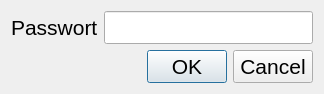
<?xml version="1.0" encoding="UTF-8"?>
<ui version="4.0">
 <class>PasswordInput</class>
 <widget class="QDialog" name="PasswordInput">
  <property name="geometry">
   <rect>
    <x>0</x>
    <y>0</y>
    <width>324</width>
    <height>87</height>
   </rect>
  </property>
  <property name="windowTitle">
   <string>Bitte Passwort eingeben...</string>
  </property>
  <layout class="QVBoxLayout" name="verticalLayout">
   <item>
    <layout class="QHBoxLayout" name="horizontalLayout">
     <item>
      <widget class="QLabel" name="label">
       <property name="font">
        <font>
         <pointsize>16</pointsize>
        </font>
       </property>
       <property name="text">
        <string>Passwort</string>
       </property>
      </widget>
     </item>
     <item>
      <widget class="QLineEdit" name="lineEditPassword">
       <property name="font">
        <font>
         <pointsize>16</pointsize>
        </font>
       </property>
       <property name="echoMode">
        <enum>QLineEdit::Password</enum>
       </property>
      </widget>
     </item>
    </layout>
   </item>
   <item>
    <widget class="QDialogButtonBox" name="buttonBox">
     <property name="font">
      <font>
       <pointsize>16</pointsize>
      </font>
     </property>
     <property name="standardButtons">
      <set>QDialogButtonBox::Cancel|QDialogButtonBox::Ok</set>
     </property>
    </widget>
   </item>
  </layout>
 </widget>
 <resources/>
 <connections>
  <connection>
   <sender>buttonBox</sender>
   <signal>accepted()</signal>
   <receiver>PasswordInput</receiver>
   <slot>accept()</slot>
   <hints>
    <hint type="sourcelabel">
     <x>265</x>
     <y>257</y>
    </hint>
    <hint type="destinationlabel">
     <x>257</x>
     <y>196</y>
    </hint>
   </hints>
  </connection>
  <connection>
   <sender>buttonBox</sender>
   <signal>rejected()</signal>
   <receiver>PasswordInput</receiver>
   <slot>reject()</slot>
   <hints>
    <hint type="sourcelabel">
     <x>333</x>
     <y>273</y>
    </hint>
    <hint type="destinationlabel">
     <x>333</x>
     <y>187</y>
    </hint>
   </hints>
  </connection>
 </connections>
</ui>
